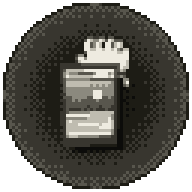

This figure's Python source:
"""Card Hunt badge, 3D version: one circle, the card tilting in front with real thickness and a cast
shadow, and a cartoon glove reaching for it from the depth behind, growing and brightening as it nears.
Native 64x64 pixel art in the card spin's own greys; card and hand are projected in perspective,
supersampled, then snapped to the palette (no smooth gradients survive).
python3 badge3d.py <card-spin frames dir> -> badge3d.webp (x3), badge3d.png, badge3d-sheet.png
"""
import sys, os, math
import numpy as np
from PIL import Image

HERE = os.path.dirname(os.path.abspath(__file__))
sys.path.insert(0, HERE)
N, SS = 64, 4
PAL = [(12, 12, 10), (29, 28, 21), (56, 54, 47), (88, 86, 77), (139, 137, 126), (191, 188, 176), (238, 235, 224)]
P = np.array(PAL, np.float32)
BAYER = (np.array([[0, 8, 2, 10], [12, 4, 14, 6], [3, 11, 1, 9], [15, 7, 13, 5]]) + .5) / 16
FROST = np.array((136, 192, 208), np.float32)

# the glove, reused from the flat badge (k outline, w white, l shade, d sleeve)
from importlib import util
spec = util.spec_from_file_location('flat', os.path.join(HERE, 'badge.py'))
src = open(os.path.join(HERE, 'badge.py')).read()
HAND_OPEN = src.split('HAND_OPEN = """')[1].split('"""')[0]
HAND_GRAB = src.split('HAND_GRAB = """')[1].split('"""')[0]
HC = {'k': (29, 28, 21), 'w': (238, 235, 224), 'l': (191, 188, 176), 'd': (56, 54, 47), 'm': (88, 86, 77)}


def sprite(txt):
    rows = txt.strip('\n').split('\n'); w = max(len(r) for r in rows)
    a = np.zeros((len(rows), w, 4), np.uint8)
    for y, r in enumerate(rows):
        for x, c in enumerate(r):
            if c in HC:
                a[y, x] = HC[c] + (255,)
    return Image.fromarray(a, 'RGBA')


def snap(rgb, dither=0.0, yy=None, xx=None):
    x = rgb.copy()
    if dither:
        x = x + ((BAYER[yy % 4, xx % 4] - .5) * dither)[..., None]
    d = ((x[..., None, :] - P) ** 2).sum(-1)
    return P[d.argmin(-1)]


def face():
    """the card's front face, taken from the first frame of the spin (it faces the camera there)"""
    im = Image.open(os.path.join(sys.argv[1], 'f001.png')).convert('RGBA').crop((33, 13, 127, 153))
    return im


def homography(src, dst):
    A = []
    for (x, y), (u, v) in zip(src, dst):
        A.append([x, y, 1, 0, 0, 0, -u * x, -u * y]); A.append([0, 0, 0, x, y, 1, -v * x, -v * y])
    b = np.array([c for p in dst for c in p], np.float64)
    return np.linalg.solve(np.array(A, np.float64), b)


def project(pts, ry, rx, cx, cy, f=90.0, dist=90.0):
    out = []
    for x, y, z in pts:
        x, z = x * math.cos(ry) + z * math.sin(ry), -x * math.sin(ry) + z * math.cos(ry)
        y, z = y * math.cos(rx) - z * math.sin(rx), y * math.sin(rx) + z * math.cos(rx)
        s = f / (dist + z)
        out.append((cx + x * s, cy + y * s))
    return out


def warp(img, quad, size):
    """paint img onto quad (4 points, clockwise from top-left) on a size x size canvas"""
    w, h = img.size
    coeffs = homography(quad, [(0, 0), (w, 0), (w, h), (0, h)])
    return img.transform((size, size), Image.PERSPECTIVE, tuple(coeffs), Image.BICUBIC)


def poly_mask(quad, size):
    m = Image.new('L', (size, size), 0)
    from PIL import ImageDraw
    ImageDraw.Draw(m).polygon(quad, fill=255)
    return m


def frame(i, n, card, hopen, hgrab):
    t = i / n
    S = N * SS
    yy, xx = np.mgrid[0:N, 0:N]
    c = N / 2; r = np.hypot(xx + .5 - c, yy + .5 - c)
    inside = r <= 31.5
    # ---- one circle: deep in the middle, lighter at the rim, so it reads as a tunnel into the dark
    depth = np.clip(r / 31.5, 0, 1)
    lv = 0.2 + 2.6 * depth ** 1.6
    bg = P[np.clip(np.round(lv + (BAYER[yy % 4, xx % 4] - .5) * .8), 0, 6).astype(int)]
    bg[(r > 30.6) & inside] = PAL[1]                                  # the single outline
    # a faint frost glow deep in the centre: the place the hand comes from
    glow = np.exp(-((xx - 34) ** 2 + (yy - 26) ** 2) / 60.0)
    pick = (glow > .45) & (BAYER[yy % 4, xx % 4] < glow * .55)
    bg[pick] = bg[pick] * .4 + FROST * .6

    # ---- timeline: the hand comes out of the depth, grabs at the card, slips back
    if t < .15:      k = 0.0
    elif t < .5:     k = (t - .15) / .35
    elif t < .64:    k = 1.0
    elif t < .82:    k = 1 - (t - .64) / .18
    else:            k = 0.0
    ease = k * k * (3 - 2 * k)
    grabbing = .52 < t < .64
    # card: a slow sway in 3D, leaning back towards the hand while it's held
    ry = math.radians(34 * math.sin(t * 2 * math.pi) + (6 if grabbing else 0))
    rx = math.radians(14 + 6 * math.sin(t * 4 * math.pi) - (6 if grabbing else 0))
    bob = 1.2 * math.sin(t * 2 * math.pi * 2)
    cw, ch, th = 19, 28, 1.6
    ccx, ccy = 30 * SS, (33 + bob + (1.5 if grabbing else 0)) * SS
    corners = [(-cw / 2, -ch / 2, 0), (cw / 2, -ch / 2, 0), (cw / 2, ch / 2, 0), (-cw / 2, ch / 2, 0)]
    front = project(corners, ry, rx, ccx / SS, ccy / SS)
    back = project([(x, y, th) for x, y, _ in corners], ry, rx, ccx / SS, ccy / SS)
    shadow = project([(x, y, 10) for x, y, _ in corners], ry, rx, ccx / SS + 4, ccy / SS + 5)
    F = [(x * SS, y * SS) for x, y in front]; B = [(x * SS, y * SS) for x, y in back]; SH = [(x * SS, y * SS) for x, y in shadow]

    canvas = Image.fromarray(np.dstack([bg, inside * 255]).astype(np.uint8), 'RGBA').resize((S, S), Image.NEAREST)

    # ---- the hand, behind everything that is the card: scale and brightness follow depth
    if ease > .02:
        spr = hgrab if grabbing else hopen
        sc = 0.4 + 0.75 * ease                                         # far = small
        w, h = spr.size
        hs = spr.resize((max(1, round(w * sc * SS)), max(1, round(h * sc * SS))), Image.NEAREST)
        # foreshortening: the hand leans in, so squash it a little and tilt it towards the card
        hs = hs.rotate(-12 + 12 * ease, resample=Image.NEAREST, expand=True)
        a = np.asarray(hs).astype(np.float32)
        fog = 1 - ease                                                  # far = sunk into the dark
        a[..., :3] = a[..., :3] * (1 - .75 * fog) + np.array(PAL[1]) * .75 * fog
        hs = Image.fromarray(a.astype(np.uint8), 'RGBA')
        hx = (33 + 2 * ease) * SS - hs.width / 2                        # drifts up and right, towards the card's top corner
        hy = (30 - 12 * ease + (4 if grabbing else 0)) * SS - hs.height / 2
        canvas.alpha_composite(hs, (int(hx), int(hy)))

    # ---- cast shadow on the tunnel wall, then the card's thickness, then its face
    sh = Image.new('RGBA', (S, S), (12, 12, 10, 150)); canvas.paste(sh, (0, 0), poly_mask(SH, S))
    edge = Image.new('RGBA', (S, S), PAL[2] + (255,))
    canvas.paste(edge, (0, 0), poly_mask(B, S))
    for a_, b_ in zip(range(4), [1, 2, 3, 0]):                          # side walls between front and back
        canvas.paste(edge, (0, 0), poly_mask([F[a_], F[b_], B[b_], B[a_]], S))
    showing_front = (F[1][0] - F[0][0]) * (F[3][1] - F[0][1]) - (F[1][1] - F[0][1]) * (F[3][0] - F[0][0]) > 0
    canvas.alpha_composite(warp(card, F, S))
    # ---- back to native pixels: box down, snap to the palette, crisp alpha, clip to the one circle
    small = canvas.resize((N, N), Image.BOX)
    a = np.asarray(small).astype(np.float32)
    rgb = snap(a[..., :3], 10.0, yy, xx)
    keep = (a[..., 3] > 100) & inside
    rgb[~inside] = 0
    rgb[(r > 30.6) & inside] = PAL[1]
    return Image.fromarray(np.dstack([rgb, keep * 255]).astype(np.uint8), 'RGBA')


def main():
    card = face()
    hopen, hgrab = sprite(HAND_OPEN), sprite(HAND_GRAB)
    n = 72
    fr = [frame(i, n, card, hopen, hgrab) for i in range(n)]
    big = [f.resize((N * 3, N * 3), Image.NEAREST) for f in fr]
    big[0].save(os.path.join(HERE, 'badge3d.webp'), save_all=True, append_images=big[1:], duration=110, loop=0, lossless=True)
    fr[int(n * .58)].resize((N * 3, N * 3), Image.NEAREST).save(os.path.join(HERE, 'badge3d.png'))
    sheet = Image.new('RGBA', (12 * 200, 200), (46, 52, 64, 255))
    for k in range(12):
        sheet.alpha_composite(fr[int(n * k / 12)].resize((192, 192), Image.NEAREST), (k * 200 + 4, 4))
    sheet.save(os.path.join(HERE, 'badge3d-sheet.png'))
    print('ok')


main()
